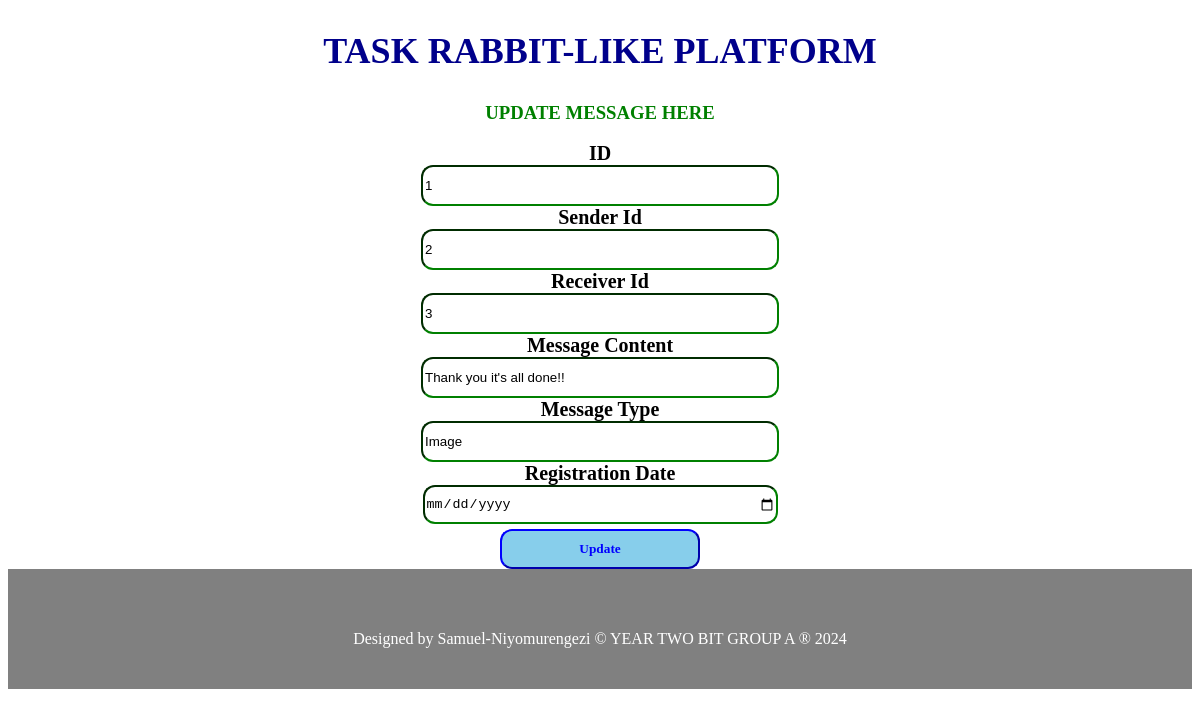
/message_edit.php?message_id=1, run on the app's committed database.
### tables this page shows
CREATE TABLE `message` (
  `message_id` int(11) NOT NULL,
  `sender_id` int(11) DEFAULT NULL,
  `receiver_id` int(11) DEFAULT NULL,
  `message_content` text DEFAULT NULL,
  `message_type` enum('Text','Image','Video','Audio','Other') NOT NULL,
  `message_date` datetime NOT NULL DEFAULT current_timestamp()
);

### message_edit.php (the view, shortened to what this page needs)
<?php
include "dbconnection.php";
if ($_SERVER['REQUEST_METHOD'] == 'GET') {
    $message_id = $_GET["message_id"];
    $sql = "SELECT * FROM message WHERE message_id=?";
    $stmt = $connection->prepare($sql);
    $stmt->bind_param("i", $message_id);
    $stmt->execute();
    $result = $stmt->get_result();
    if ($result->num_rows > 0) {
        $row = $result->fetch_assoc();
        $message_id = $row["message_id"];
        $sender_id = $row["sender_id"];
        $receiver_id = $row["receiver_id"];
        $message_content = $row["message_content"];
        $message_type = $row["message_type"];
        $message_date = $row["message_date"];
    } else {
        header("Location: /taskrabbit-like platform/message_edit.php");
        exit;
    }
}
?>
<!DOCTYPE html>
<html>
<head>
    <link rel="stylesheet" type="text/css" href="./css/stylee.css" title="style1" media="screen,tv,print,handheld"/>
</head>
<body>
    <center>
        <h2>TASK RABBIT-LIKE PLATFORM</h2>
        <h3 style="color:green;">UPDATE MESSAGE HERE</h3>
        <section class="forms">
            <form method="POST">
                <label>ID</label><br>
                <input type="text" name="message_id" readonly class="input" value="<?php echo $message_id; ?>"><br>
                <label>Sender Id</label><br>
                <input type="text" name="sender_id" class="input" value="<?php echo $sender_id; ?>"><br>
                <label>Receiver Id</label><br>
                <input type="text" name="receiver_id" class="input" value="<?php echo $receiver_id; ?>"><br>
                <label>Message Content</label><br>
                <input type="text" name="message_content" class="input" value="<?php echo $message_content; ?>"><br>
                <label>Message Type</label><br>
                <input type="text" name="message_type" value="<?php echo $message_type; ?>" class="input"><br>
                <label>Registration Date</label><br>
                <input type="date" name="message_date" value="<?php echo $message_date; ?>" class="input"><br>
                <input type="submit" name="submit" value="Update" class="sb">
            </form>
        </section>
    </center>
    <footer>
        <p>Designed by Samuel-Niyomurengezi &copy; YEAR TWO BIT GROUP A &reg; 2024</p>
    </footer>
</body>
</html>

### css/stylee.css (style rules this page uses)
body { background-image: url('./images/image.png'); background-repeat: no-repeat; background-size: cover; }
label { font-family: century; font-weight: bold; font-size: 20px; }
h2 { font-family: Imprint MT Shadow; font-weight: bold; font-size:36px; color: blue; }
h2 { font-family:Castellar; color: darkblue; }
label { font-family: elephant; font-size: 20px; }
.sb { font-family:Georgia; padding: 10px; border-color: blue; background-color: skyblue; width: 200px; margin-top: 5px; border-radius: 12px; font-weight: bold; color: blue; }
.input { width: 350px; height: 35px; border-radius: 12px; border-color: green; }
footer { color: white; height: 30px; text-align: center; margin-bottom: 5px; padding: 45px; background-color: gray; }

### data on the page
message: message_id "1", sender_id "2", receiver_id "3", message_content "Thank you it's all done!!", message_type "Image"
